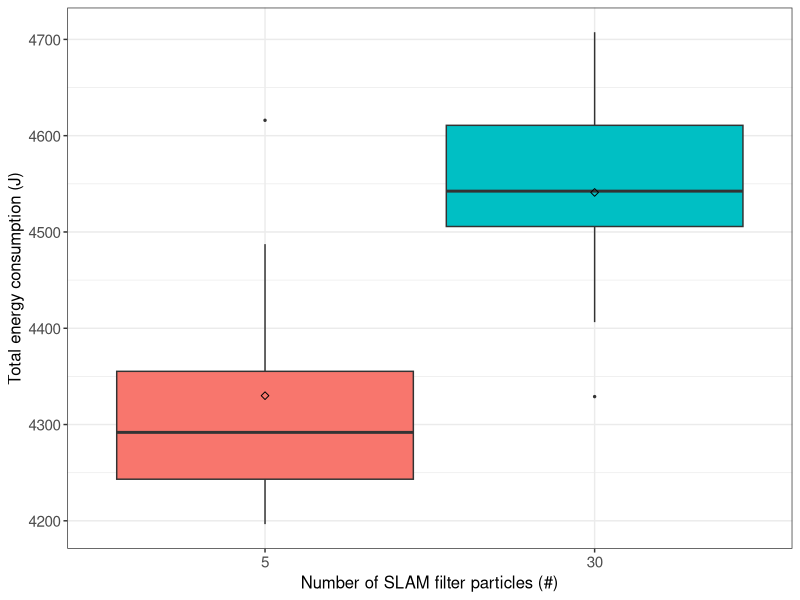
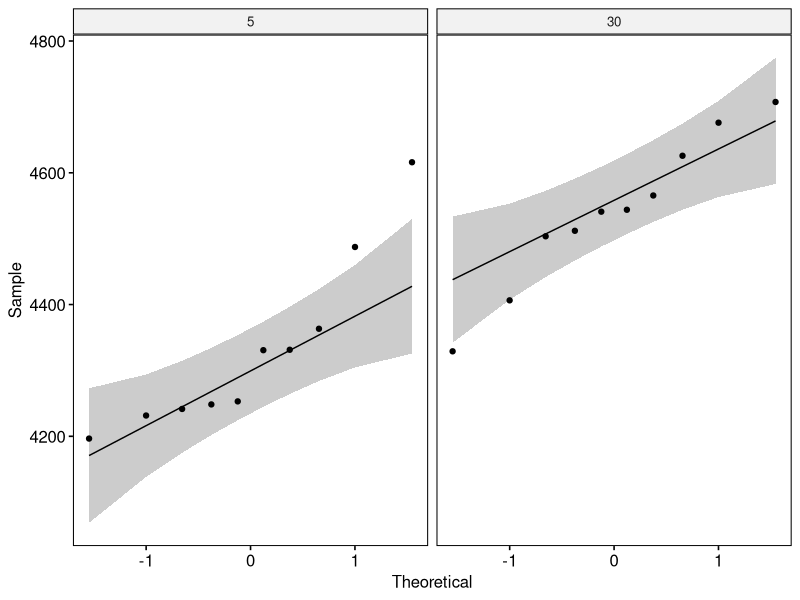

Source code (R) for these figures, in order:
## ---- chunk 1
if (!require('tidyverse')) install.packages('tidyverse', dependencies = TRUE); library('tidyverse')
if (!require('ggpubr')) install.packages('ggpubr', dependencies = TRUE); library('ggpubr')
if (!require('rstatix')) install.packages('rstatix', dependencies = TRUE); library('rstatix')
if (!require('ggplot2')) install.packages('ggplot2', dependencies = TRUE); library('ggplot2')
## ---- chunk 2
data <- read.csv(file = '../../raw_data/test_particles/run_table.csv')
data <- subset(data, select = c(X__run_id, particles, energy_J))
data$particles <- as.factor(data$particles)
data$energy_J <- as.numeric(data$energy_J)
## ---- chunk 3
data %>%
  group_by(particles) %>%
  get_summary_stats(energy_J, type = "mean_sd")
## ---- chunk 4
#pdf(file = "../../figures/particles_effect/energy.pdf")

ggplot(data, aes(x = particles, y = energy_J, fill = particles)) +
  theme_bw() + 
  geom_boxplot(width = 0.9, outlier.size = 0.5) + 
  stat_summary(fun = mean, color = 'black', geom = 'point', shape = 5, size = 1.5) +
  labs(x = "Number of SLAM filter particles (#)", y = "Total energy consumption (J)") +
  theme(legend.position = 'none') +
  theme(
    axis.title.x = element_text(size = 12, family = 'sans'),
    axis.title.y = element_text(size = 12, family = 'sans'),
    axis.text.x = element_text(size = 11, family = 'sans'),
    axis.text.y = element_text(size = 11, family = 'sans')
  )

#dev.off()
## ---- chunk 5
data %>% 
  group_by(particles) %>%
  identify_outliers(energy_J)
## ---- chunk 6
ggqqplot(data, x = "energy_J", facet.by = "particles")
## ---- chunk 7
data %>%
  group_by(particles) %>%
  shapiro_test(energy_J)
## ---- chunk 8
data %>%
  t_test(energy_J ~ particles) %>%
  add_significance()
## ---- chunk 9
data %>%
  cohens_d(energy_J ~ particles)
